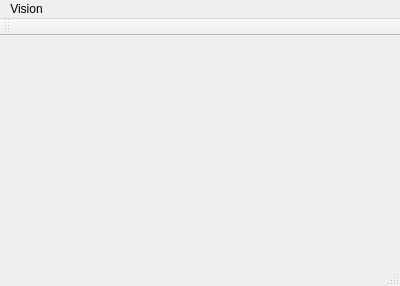
<?xml version="1.0" encoding="UTF-8"?>
<ui version="4.0">
 <class>MainWindow</class>
 <widget class="QMainWindow" name="MainWindow">
  <property name="geometry">
   <rect>
    <x>0</x>
    <y>0</y>
    <width>400</width>
    <height>286</height>
   </rect>
  </property>
  <property name="windowTitle">
   <string>AUV</string>
  </property>
  <widget class="QWidget" name="centralWidget"/>
  <widget class="QMenuBar" name="menuBar">
   <property name="geometry">
    <rect>
     <x>0</x>
     <y>0</y>
     <width>400</width>
     <height>25</height>
    </rect>
   </property>
   <widget class="QMenu" name="menuVision">
    <property name="geometry">
     <rect>
      <x>427</x>
      <y>82</y>
      <width>156</width>
      <height>129</height>
     </rect>
    </property>
    <property name="title">
     <string>Vision</string>
    </property>
    <addaction name="actionDisplay_Image"/>
    <addaction name="separator"/>
    <addaction name="actionDisplay_Video"/>
    <addaction name="separator"/>
    <addaction name="actionRecord_Video"/>
   </widget>
   <addaction name="menuVision"/>
  </widget>
  <widget class="QToolBar" name="mainToolBar">
   <attribute name="toolBarArea">
    <enum>TopToolBarArea</enum>
   </attribute>
   <attribute name="toolBarBreak">
    <bool>false</bool>
   </attribute>
  </widget>
  <widget class="QStatusBar" name="statusBar"/>
  <action name="actionDisplay_Image">
   <property name="text">
    <string>Display Image</string>
   </property>
  </action>
  <action name="actionDisplay_Video">
   <property name="text">
    <string>Display Video</string>
   </property>
  </action>
  <action name="actionRecord_Video">
   <property name="text">
    <string>Record Video</string>
   </property>
  </action>
 </widget>
 <layoutdefault spacing="6" margin="11"/>
 <resources/>
 <connections/>
</ui>
